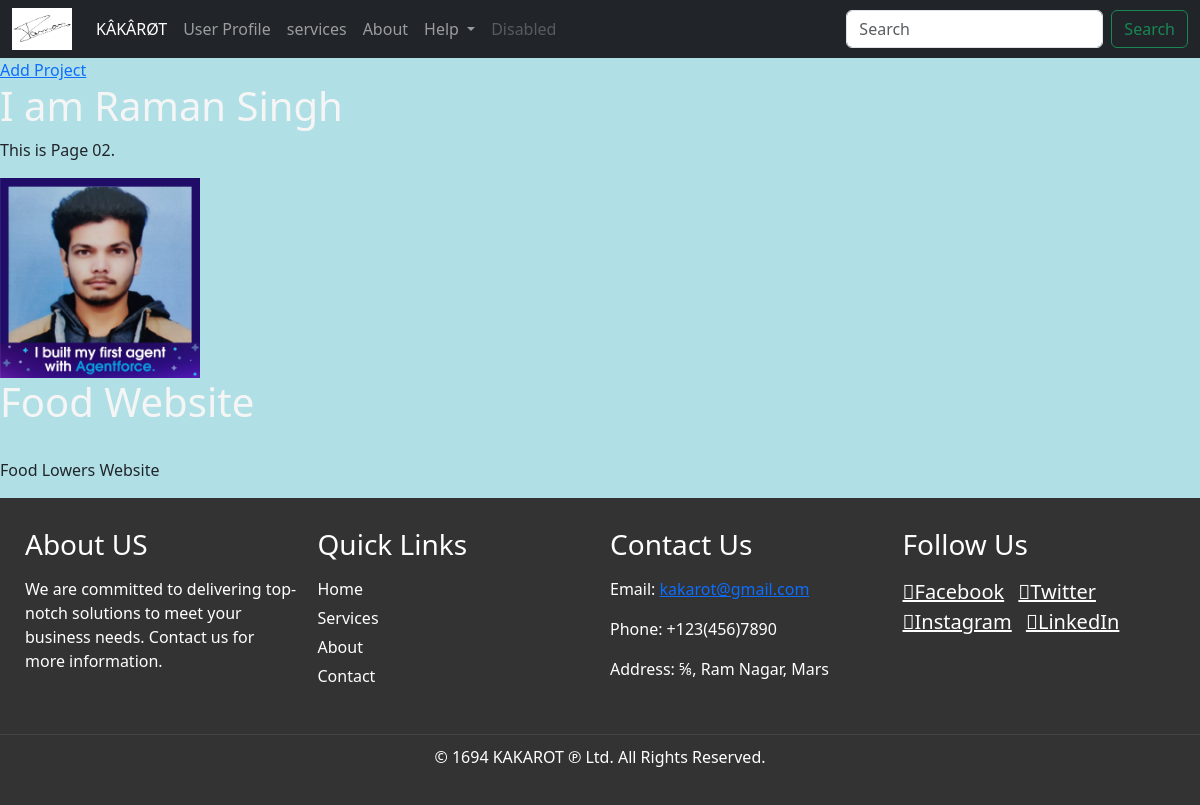
Screenshot of /User/c5279b60-865b-4cda-abfe-d18763ac66e6/ with the database file from the repository.
### test_app/models.py (models this page shows, shortened)
class table(models.Model):
    title = models.CharField(max_length = 200)
    description = models.TextField(null=True, blank=True)
    feature = models.ImageField(null=True, blank=True, default='default.png')
    demo_link = models.CharField(max_length=2000, null=True, blank=True)
    source_link = models.CharField(max_length=2000, null=True, blank=True)
    tags = models.ManyToManyField('Tag', blank=True)
    vote_total = models.IntegerField(default=0, null=True, blank=True)
    vote_ratio = models.IntegerField(default=0, null=True, blank=True)
    created = models.TimeField(auto_now_add=True)
    id = models.UUIDField(default=uuid.uuid4, unique=True, primary_key=True, editable=False)

### test_app/views.py (the view)
# urls.py: path('User/<str:cookie>/', views.user, name='second'),
def user(request, cookie):
    projectobj = table.objects.get(id = cookie)
    tags = projectobj.tags.all()
    return render(request, "template2.html", {"project": projectobj, 'tags':tags})

### test_app/Templates/template2.html (shortened to what this page needs)
{% extends 'main.html' %}
{% load static %}
        {% block content %}
        <p>This is Page 02.</p>
        <img class="img" src="{{project.feature.url}}" alt="template2">
        <h1>{{project.title}}</h1>
        <br>
        <p>{{project.description}}</p>
        {% endblock %}

### static/styling/main.css (style rules this page uses)
h1 { color: whitesmoke; }
body { background-color: powderblue; }

### test_app/Templates/template2.html (style rules this page uses)
.img { max-width: 200px; }

### rows the page displays
table: feature (placeholder picture), title "Food Website", description "Food Lowers Website"
